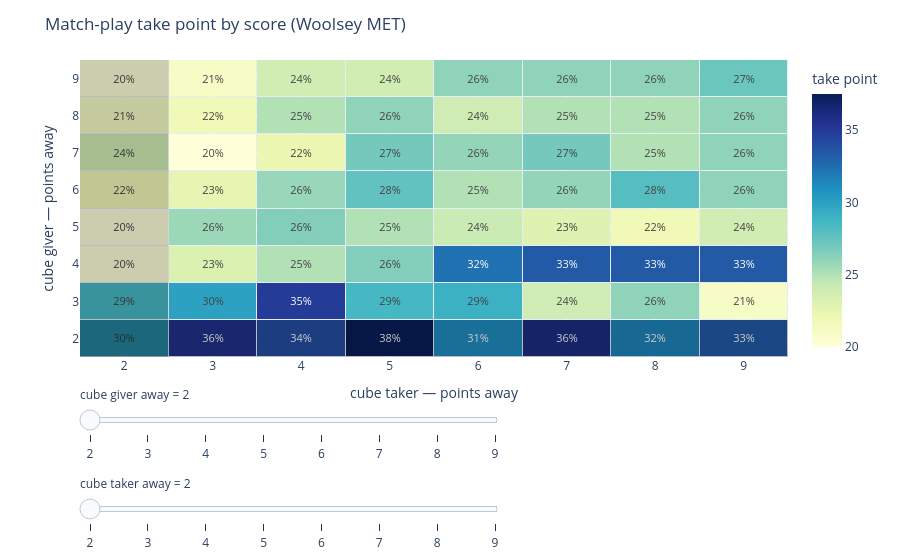

Source (notebook cell):
### Markdown cell above
## Match play: the score changes everything

In a match to a set number of points, a win is not worth a fixed amount — it is worth how much closer it brings you to the finish. So the take point stops being a flat 25% and depends on **both scores**, read through a *match equity table* (MET): the chance of winning the match from a given score. The map below uses the classic Woolsey–Heinrich MET.

Scores are **points away** — how many each player still needs. When the doubler ($d$-away) turns the cube to 2, the taker ($t$-away) compares three match equities:

$$\text{TP} = \frac{a - b}{c - b}, \qquad \begin{aligned} a &= \text{equity after dropping (doubler scores 1)} \\ b &= \text{equity after taking and losing 2} \\ c &= \text{equity after taking and winning 2} \end{aligned}$$

Drag the two sliders to set the giver's and taker's points-away; the crosshair marks that cell and the number in it is the taker's take point. Landmarks fall straight out: **2-away/2-away is about 30%** — after the take the cube is dead (2 points wins the match), so no redouble value sweetens the take; the **trailer at 2-away/4-away needs ~34%**, while the **leader there takes freely at ~20%**. At **double match point** (1-away/1-away, off the grid) the take point is effectively 0% — dropping hands over the match — so you always take, then need 50% to win.

These take points are cubeless — no future redoubles — so for live-cube scores like 4-away/4-away they run slightly high; a redouble you still own lowers them.

### Code cell
import plotly.graph_objects as go

MET_PCT = [
    [50, 70, 75, 83, 85, 90, 91, 94, 95, 97, 97, 98, 98, 99, 99],
    [30, 50, 60, 68, 75, 81, 85, 88, 91, 93, 94, 95, 96, 97, 98],
    [25, 40, 50, 59, 66, 71, 76, 80, 84, 87, 90, 92, 94, 95, 96],
    [17, 32, 41, 50, 58, 64, 70, 75, 79, 83, 86, 88, 90, 92, 93],
    [15, 25, 34, 42, 50, 57, 63, 68, 73, 77, 81, 84, 87, 89, 90],
    [10, 19, 29, 36, 43, 50, 56, 62, 67, 72, 76, 79, 82, 85, 87],
    [9, 15, 24, 30, 37, 44, 50, 56, 61, 66, 70, 74, 78, 81, 84],
    [6, 12, 20, 25, 32, 38, 44, 50, 55, 60, 65, 69, 73, 77, 80],
    [5, 9, 16, 21, 27, 33, 39, 45, 50, 55, 60, 64, 68, 72, 76],
    [3, 7, 13, 17, 23, 28, 34, 40, 45, 50, 55, 60, 64, 68, 71],
    [3, 6, 10, 14, 19, 24, 30, 35, 40, 45, 50, 55, 59, 63, 67],
    [2, 5, 8, 12, 16, 21, 26, 31, 36, 40, 45, 50, 54, 58, 62],
    [2, 4, 6, 10, 13, 18, 22, 27, 32, 36, 41, 46, 50, 54, 58],
    [1, 3, 5, 8, 11, 15, 19, 23, 28, 32, 37, 42, 46, 50, 54],
    [1, 2, 4, 7, 10, 13, 16, 20, 24, 29, 33, 38, 42, 46, 50],
]


def met(t, d):
    if t <= 0:
        return 100.0
    if d <= 0:
        return 0.0
    return float(MET_PCT[t - 1][d - 1])


def take_point(taker_away, giver_away):
    a = met(taker_away, giver_away - 1)
    b = met(taker_away, giver_away - 2)
    c = met(taker_away - 2, giver_away)
    if c == b:
        return None
    return (a - b) / (c - b) * 100


aways = list(range(2, 10))
n = len(aways)
z = [[take_point(t, d) for t in aways] for d in aways]
text = [[f"{v:.0f}" if v is not None else "" for v in row] for row in z]

fig = go.Figure(go.Heatmap(
    z=z, x=[str(t) for t in aways], y=[str(d) for d in aways],
    text=text, texttemplate="%{text}%", textfont=dict(size=11),
    colorscale="YlGnBu", xgap=1, ygap=1, colorbar=dict(title="take point")))

lo, hi = -0.5, n - 0.5
fig.update_layout(shapes=[
    dict(type="rect", xref="x", yref="y", x0=lo, x1=hi, y0=lo, y1=0.5,
         fillcolor="rgba(0,0,0,0.20)", line=dict(width=0)),
    dict(type="rect", xref="x", yref="y", x0=lo, x1=0.5, y0=lo, y1=hi,
         fillcolor="rgba(0,0,0,0.20)", line=dict(width=0)),
])

giver_steps = [dict(method="relayout", label=str(d),
                    args=[{"shapes[0].y0": i - 0.5, "shapes[0].y1": i + 0.5}])
               for i, d in enumerate(aways)]
taker_steps = [dict(method="relayout", label=str(t),
                    args=[{"shapes[1].x0": j - 0.5, "shapes[1].x1": j + 0.5}])
               for j, t in enumerate(aways)]

fig.update_layout(
    sliders=[
        dict(active=0, y=-0.02, len=0.6, currentvalue={"prefix": "cube giver away = "},
             steps=giver_steps),
        dict(active=0, y=-0.32, len=0.6, currentvalue={"prefix": "cube taker away = "},
             steps=taker_steps),
    ],
    title="Match-play take point by score (Woolsey MET)",
    xaxis_title="cube taker — points away",
    yaxis_title="cube giver — points away",
    margin=dict(t=60, b=140))
fig.show()

### Figure 1 — Plotly figure (JSON) as saved in the notebook; plotly's stock layout.template omitted (floating-point values rounded to 4 significant figures)
{"data": [{"colorbar": {"title": {"text": "take point"}}, "colorscale": [[0.0, "rgb(255,255,217)"], [0.125, "rgb(237,248,177)"], [0.25, "rgb(199,233,180)"], [0.375, "rgb(127,205,187)"], [0.5, "rgb(65,182,196)"], [0.625, "rgb(29,145,192)"], [0.75, "rgb(34,94,168)"], [0.875, "rgb(37,52,148)"], [1.0, "rgb(8,29,88)"]], "text": [["30", "36", "34", "38", "31", "36", "32", "33"], ["29", "30", "35", "29", "29", "24", "26", "21"], ["20", "23", "25", "26", "32", "33", "33", "33"], ["20", "26", "26", "25", "24", "23", "22", "24"], ["22", "23", "26", "28", "25", "26", "28", "26"], ["24", "20", "22", "27", "26", "27", "25", "26"], ["21", "22", "25", "26", "24", "25", "25", "26"], ["20", "21", "24", "24", "26", "26", "26", "27"]], "textfont": {"size": 11}, "texttemplate": "%{text}%", "type": "heatmap", "x": ["2", "3", "4", "5", "6", "7", "8", "9"], "xgap": 1, "y": ["2", "3", "4", "5", "6", "7", "8", "9"], "ygap": 1, "z": [[30.0, 35.71, 34.0, 37.5, 31.25, 36.0, 31.58, 33.33], [28.57, 30.0, 34.88, 28.57, 29.03, 24.0, 26.09, 21.05], [20.0, 23.26, 25.0, 26.47, 32.26, 33.33, 33.33, 33.33], [20.0, 25.71, 26.47, 25.0, 24.14, 23.08, 21.74, 23.81], [21.88, 22.58, 25.81, 27.59, 25.0, 25.93, 28.0, 26.09], [24.0, 20.0, 22.22, 26.92, 25.93, 26.92, 25.0, 26.09], [21.05, 21.74, 25.0, 26.09, 24.0, 25.0, 25.0, 26.09], [20.0, 21.05, 23.81, 23.81, 26.09, 26.09, 26.09, 27.27]]}], "layout": {"margin": {"b": 140, "t": 60}, "shapes": [{"fillcolor": "rgba(0,0,0,0.20)", "line": {"width": 0}, "type": "rect", "x0": -0.5, "x1": 7.5, "xref": "x", "y0": -0.5, "y1": 0.5, "yref": "y"}, {"fillcolor": "rgba(0,0,0,0.20)", "line": {"width": 0}, "type": "rect", "x0": -0.5, "x1": 0.5, "xref": "x", "y0": -0.5, "y1": 7.5, "yref": "y"}], "sliders": [{"active": 0, "currentvalue": {"prefix": "cube giver away = "}, "len": 0.6, "steps": [{"args": [{"shapes[0].y0": -0.5, "shapes[0].y1": 0.5}], "label": "2", "method": "relayout"}, {"args": [{"shapes[0].y0": 0.5, "shapes[0].y1": 1.5}], "label": "3", "method": "relayout"}, {"args": [{"shapes[0].y0": 1.5, "shapes[0].y1": 2.5}], "label": "4", "method": "relayout"}, {"args": [{"shapes[0].y0": 2.5, "shapes[0].y1": 3.5}], "label": "5", "method": "relayout"}, {"args": [{"shapes[0].y0": 3.5, "shapes[0].y1": 4.5}], "label": "6", "method": "relayout"}, {"args": [{"shapes[0].y0": 4.5, "shapes[0].y1": 5.5}], "label": "7", "method": "relayout"}, {"args": [{"shapes[0].y0": 5.5, "shapes[0].y1": 6.5}], "label": "8", "method": "relayout"}, {"args": [{"shapes[0].y0": 6.5, "shapes[0].y1": 7.5}], "label": "9", "method": "relayout"}], "y": -0.02}, {"active": 0, "currentvalue": {"prefix": "cube taker away = "}, "len": 0.6, "steps": [{"args": [{"shapes[1].x0": -0.5, "shapes[1].x1": 0.5}], "label": "2", "method": "relayout"}, {"args": [{"shapes[1].x0": 0.5, "shapes[1].x1": 1.5}], "label": "3", "method": "relayout"}, {"args": [{"shapes[1].x0": 1.5, "shapes[1].x1": 2.5}], "label": "4", "method": "relayout"}, {"args": [{"shapes[1].x0": 2.5, "shapes[1].x1": 3.5}], "label": "5", "method": "relayout"}, {"args": [{"shapes[1].x0": 3.5, "shapes[1].x1": 4.5}], "label": "6", "method": "relayout"}, {"args": [{"shapes[1].x0": 4.5, "shapes[1].x1": 5.5}], "label": "7", "method": "relayout"}, {"args": [{"shapes[1].x0": 5.5, "shapes[1].x1": 6.5}], "label": "8", "method": "relayout"}, {"args": [{"shapes[1].x0": 6.5, "shapes[1].x1": 7.5}], "label": "9", "method": "relayout"}], "y": -0.32}], "title": {"text": "Match-play take point by score (Woolsey MET)"}, "xaxis": {"title": {"text": "cube taker — points away"}}, "yaxis": {"title": {"text": "cube giver — points away"}}}}
